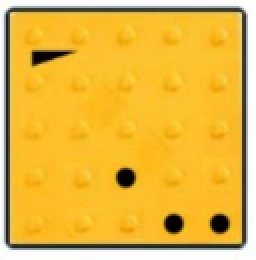
#> input picture test.png, 128 x 130 px (shown 2 times larger)
$ python sample.py test.png
#> lines starting #> are read from the running program, lines starting #| are printed output that depends on the picture; after the words box and inside, x2 and y2 are one past the last pixel; in counts of white or black regions, pixels touching at a corner belong together
import cv2
import numpy as np
import sys
import json


# グレースケール画像を読み込む
def load_image(image_path):
    image = cv2.imread(image_path, cv2.IMREAD_GRAYSCALE)
    if image is None:
        raise ValueError(f"Failed to load image: {image_path}")
    return image


# 画像のシャープニングを行う
def sharpen_image(image):
    kernel = np.array([[0, -1, 0], [-1, 5, -1], [0, -1, 0]])
    sharpened = cv2.filter2D(image, -1, kernel)
    return sharpened


# 点字ブロックの外枠を検出
def detect_outer_rectangle(image):
    _, thresh = cv2.threshold(image, 127, 255, cv2.THRESH_BINARY)
    contours, _ = cv2.findContours(thresh, cv2.RETR_TREE, cv2.CHAIN_APPROX_SIMPLE)
    if len(contours) < 1:
        raise ValueError("Not enough contours found")
    contours = sorted(contours, key=cv2.contourArea, reverse=True)
    for cnt in contours:
        epsilon = 0.02 * cv2.arcLength(cnt, True)
        approx = cv2.approxPolyDP(cnt, epsilon, True)
        if len(approx) == 4:
            return approx.reshape(-1, 2)
    raise ValueError("No rectangle detected")


# 射影変換で画像を正方形に補正
def rectify_perspective(image, points):
    # 頂点を左上、右上、右下、左下の順序に並べ替える
    rect = np.zeros((4, 2), dtype="float32")

    s = points.sum(axis=1)
    rect[0] = points[np.argmin(s)]
    rect[2] = points[np.argmax(s)]

    diff = np.diff(points, axis=1)
    rect[1] = points[np.argmin(diff)]
    rect[3] = points[np.argmax(diff)]

    side_length = max(
        np.linalg.norm(rect[0] - rect[1]),
        np.linalg.norm(rect[1] - rect[2]),
        np.linalg.norm(rect[2] - rect[3]),
        np.linalg.norm(rect[3] - rect[0]),
    )
    dst = np.array(
        [
            [0, 0],
            [side_length - 1, 0],
            [side_length - 1, side_length - 1],
            [0, side_length - 1],
        ],
        dtype="float32",
    )

    M = cv2.getPerspectiveTransform(rect, dst)
    rectified_image = cv2.warpPerspective(
        image, M, (int(side_length), int(side_length))
    )
    return rectified_image


# 三角形の検出
def detect_triangle(image):
    _, thresh = cv2.threshold(image, 127, 255, cv2.THRESH_BINARY_INV)
    contours, _ = cv2.findContours(thresh, cv2.RETR_TREE, cv2.CHAIN_APPROX_SIMPLE)
    triangles = []
    for cnt in contours:
        epsilon = 0.04 * cv2.arcLength(cnt, True)
        approx = cv2.approxPolyDP(cnt, epsilon, True)
        if len(approx) == 3:
            triangles.append((cv2.contourArea(cnt), approx.reshape(-1, 2)))
    if triangles:
        triangles.sort(reverse=True, key=lambda x: x[0])  # 面積でソート
        return triangles[0][1]  # 最大の三角形を返す
    return None


# 三角形の方向を決定
def determine_direction(triangle_coords, image_shape):
    centroid = triangle_coords.mean(axis=0)
    mid_x = image_shape[1] / 2
    mid_y = image_shape[0] / 2
    if centroid[0] < mid_x and centroid[1] < mid_y:
        return 0
    elif centroid[0] < mid_x and centroid[1] > mid_y:
        return 1
    elif centroid[0] > mid_x and centroid[1] > mid_y:
        return 2
    elif centroid[0] > mid_x and centroid[1] < mid_y:
        return 3
    else:
        return None


# 画像と三角形の座標を回転
def rotate_image_and_coords(image, coords, direction):
    (h, w) = image.shape[:2]
    center = (w // 2, h // 2)

    if direction == 1:
        M = cv2.getRotationMatrix2D(center, -90, 1.0)
    elif direction == 2:
        M = cv2.getRotationMatrix2D(center, -180, 1.0)
    elif direction == 3:
        M = cv2.getRotationMatrix2D(center, 90, 1.0)
    else:
        return image, coords

    rotated_image = cv2.warpAffine(image, M, (w, h))
    coords = np.hstack([coords, np.ones((coords.shape[0], 1))]).dot(M.T)
    coords = coords[:, :2].astype(int)
    return rotated_image, coords


# 内枠の平均輝度を計算
def calculate_inner_rectangle_mean_intensity(image):
    mask = np.ones_like(image, dtype=np.uint8) * 255  # 全て白で初期化
    mask[image < 127] = 0  # 黒を設定
    mean_intensity = np.mean(image[mask == 255])
    return mean_intensity


# 三角形の領域をマスク
def mask_triangle_area(image, triangle_coords, background_color):
    mask = np.zeros_like(image)
    cv2.drawContours(mask, [triangle_coords], -1, 255, thickness=cv2.FILLED)
    if background_color == "white":
        image[mask == 255] = 255
    else:
        image[mask == 255] = 0
    return image


# グリッドの解析
def analyze_grid(image, grid_size=5):
    h, w = image.shape[:2]
    step_x = w // grid_size
    step_y = h // grid_size
    grid_data = []
    for i in range(grid_size):
        row_data = []
        for j in range(grid_size):
            tl_x = j * step_x
            tl_y = i * step_y
            br_x = tl_x + step_x
            br_y = tl_y + step_y
            cell = image[tl_y:br_y, tl_x:br_x]
            ratio = np.sum(cell < 127) / cell.size
            row_data.append(ratio)
        grid_data.append(row_data)
    return grid_data


# 点字ブロックの番号を計算
def classify_cells(grid_data, threshold=0.1):
    classified_data = []
    for row in grid_data:
        classified_row = []
        for ratio in row:
            if ratio >= threshold:
                classified_row.append(1)
            else:
                classified_row.append(0)
        classified_data.append(classified_row)
    return classified_data


# メイン処理
def main(image_path):
    image = load_image(image_path)
#> in load_image, `image = cv2.imread(image_path, cv2.IMREAD_GRAYSCALE)`:
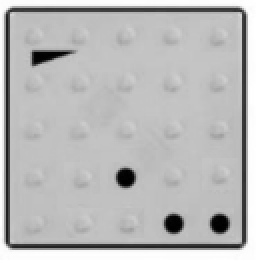
#> image: shape (130, 128) (shown 2 times larger); min 0, max 255, mean 185

    # 画像のシャープニング
    sharpened_image = sharpen_image(image)
#> in sharpen_image, `sharpened = cv2.filter2D(image, -1, kernel)`:
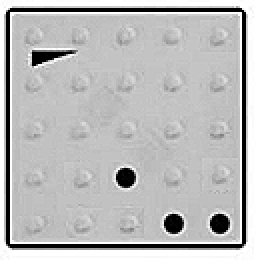
#> sharpened: shape (130, 128) (shown 2 times larger); min 0, max 255, mean 185.9

    outer_rectangle = detect_outer_rectangle(sharpened_image)
#> in detect_outer_rectangle, `_, thresh = cv2.threshold(image, 127, 255, cv2.THRESH_BINARY)`:
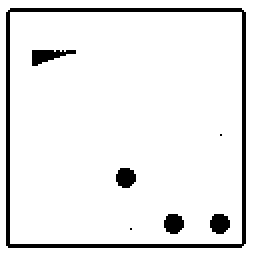
#> thresh: shape (130, 128) (shown 2 times larger); 92.3% white; black in thin lines or dots, all inside (x1, y1, x2, y2) = (3, 4, 123, 124)
#> in detect_outer_rectangle, `contours, _ = cv2.findContours(thresh, cv2.RETR_TREE, cv2.CHAIN_APPROX..`: contours = 9 contours, 2 with area under 20; largest, box (x1, y1, x2, y2) and area: (0, 0, 128, 130) 16383, (2, 3, 124, 125) 14626, (5, 6, 121, 122) 13225, (15, 24, 39, 34) 125, (104, 106, 116, 118) 94, (81, 106, 93, 118) 94, (57, 83, 69, 95) 94
#> the loop in detect_outer_rectangle, `for cnt in contours:` made 1 pass
#> (epsilon, approx) on pass 1: (10.24, [[0, 0], [0, 129], [127, 129], [127, 0]])
#> outer_rectangle = [[0, 0], [0, 129], [127, 129], [127, 0]]
    if outer_rectangle is None:
        raise ValueError("No outer rectangle detected in the image.")

    # トリミングして射影変換で補正
    rectified_image = rectify_perspective(sharpened_image, outer_rectangle)
#> in rectify_perspective, `s = points.sum(axis=1)`: s = [0, 129, 256, 127]
#> in rectify_perspective, `diff = np.diff(points, axis=1)`: diff = [0, 129, 2, -127]

    # 内枠の平均輝度を計算
    mean_intensity = calculate_inner_rectangle_mean_intensity(rectified_image)
#> in calculate_inner_rectangle_mean_intensity, `mean_intensity = np.mean(image[mask == 255])`: mean_intensity = 200.5
#> mean_intensity = 200.5
    background_color = "white" if mean_intensity > 127 else "black"
#> background_color = 'white'

    triangle_coords = detect_triangle(rectified_image)
#> in detect_triangle, `_, thresh = cv2.threshold(image, 127, 255, cv2.THRESH_BINARY_INV)`:
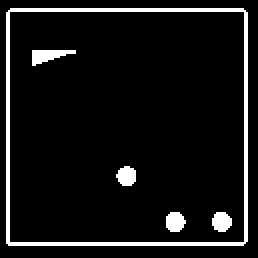
#> thresh: shape (129, 129) (shown 2 times larger); 7.6% white in thin lines or dots, all inside (x1, y1, x2, y2) = (3, 4, 124, 123)
#> in detect_triangle, `contours, _ = cv2.findContours(thresh, cv2.RETR_TREE, cv2.CHAIN_APPROX..`: contours = 6 contours; box (x1, y1, x2, y2) and area: (3, 4, 124, 123) 14154, (4, 5, 123, 122) 13686, (16, 25, 38, 33) 75, (83, 106, 93, 116) 66, (106, 106, 116, 116) 65, (58, 83, 68, 93) 64
#> the loop in detect_triangle, `for cnt in contours:` made 6 passes
#> (epsilon, approx) on passes 1, 2, 6: (18.88, [[5, 4], [3, 121], [121, 122], [123, 6]]), (18.63, [[4, 6], [121, 5], [122, 120], [5, 121]]), (2.1, [[16, 32], [37, 25], [16, 25]])
#> epsilon on passes 3 to 5: 1.21, 1.21, 1.21
#> after the loop in detect_triangle, `for cnt in contours:`: triangles = [(75, [[16, 32], [37, 25], [16, 25]])]
#> triangle_coords = [[16, 32], [37, 25], [16, 25]]
    if triangle_coords is None:
        raise ValueError("No triangle detected in the image.")

    direction = determine_direction(triangle_coords, rectified_image.shape)
#> in determine_direction, `centroid = triangle_coords.mean(axis=0)`: centroid = [23, 27.33]
#> direction = 0
    rotated_image, triangle_coords_rotated = rotate_image_and_coords(
        rectified_image, triangle_coords, direction
    )
#> triangle_coords_rotated = [[16, 32], [37, 25], [16, 25]]

    # 三角形の領域をマスク
    image_masked = mask_triangle_area(
        rotated_image, triangle_coords_rotated, background_color
    )
#> in mask_triangle_area, `cv2.drawContours(mask, [triangle_coords], -1, 255, thickness=cv2.FILLED)`:
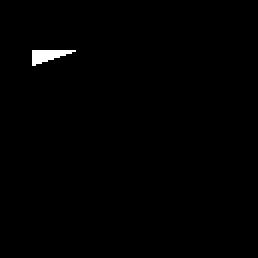
#> mask: shape (129, 129) (shown 2 times larger); 0.59% white; 1 white region, box (x1, y1, x2, y2) and area: (16, 25, 38, 33) 99
#> in mask_triangle_area, `image[mask == 255] = 255`:
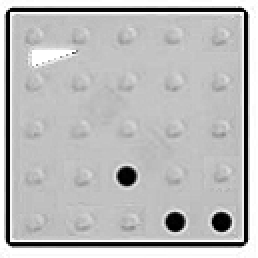
#> image: shape (129, 129) (shown 2 times larger); min 0, max 255, mean 187.2

    grid_data = analyze_grid(image_masked)
#> after the loop in analyze_grid, `for i in range(grid_size):`: grid_data = [[0.126, 0.08, 0.08, 0.08, 0.133], [0.08, 0.0032, 0, 0, 0.08], [0.08, 0, 0, 0, 0.08], [0.08, 0, 0.125, 0, 0.08], [0.136, 0.08, 0.08, 0.208, 0.266]]
    classified_cells = classify_cells(grid_data)
#> the loop in classify_cells, `for row in grid_data:` made 5 passes
#> after the loop in classify_cells, `for row in grid_data:`: classified_data = [[1, 0, 0, 0, 1], [0, 0, 0, 0, 0], [0, 0, 0, 0, 0], [0, 0, 1, 0, 0], [1, 0, 0, 1, 1]]
#> classified_cells has the same summary as classified_data in classify_cells

    NUMBERS_SEQUENCE = [
        [16777216, 8388608, 4194304, 2097152, 1048576],
        [524288, 262144, 131072, 65536, 32768],
        [16384, 8192, 4096, 2048, 1024],
        [512, 256, 128, 64, 32],
        [16, 8, 4, 2, 1],
    ]

    result_numbers = []
    for i in range(5):
        for j in range(5):
            if classified_cells[i][j] == 1:
                result_numbers.append(NUMBERS_SEQUENCE[i][j])
    sum_result = sum(result_numbers)

    return classified_cells, sum_result, direction


if __name__ == "__main__":
    if len(sys.argv) != 2 or not (
        sys.argv[1].endswith(".jpg") or sys.argv[1].endswith(".png")
    ):
        print("Usage: python detect_tactile_blocks.py <filename.jpg or filename.png>")
        sys.exit(1)

    image_path = sys.argv[1]
    try:
        classified_cells, sum_result, direction = main(image_path)
#> classified_cells has the same summary as classified_data in classify_cells; sum_result = 17825939; direction = 0
        print("Classified Cells:", json.dumps(classified_cells))
#| Classified Cells: [[1, 0, 0, 0, 1], [0, 0, 0, 0, 0], [0, 0, 0, 0, 0], [0, 0, 1, 0, 0], [1, 0, 0, 1, 1]]
        print("Sum:", sum_result)
#| Sum: 17825939
        print("Direction:", direction)
#| Direction: 0
    except Exception as e:
        print(str(e))
        sys.exit(1)

$ run again, on 521-1.png
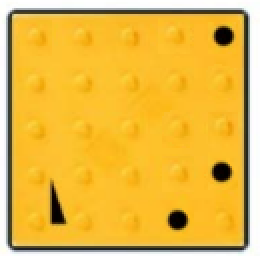
#> input picture 521-1.png, 130 x 128 px (shown 2 times larger)
#> in detect_outer_rectangle, `_, thresh = cv2.threshold(image, 127, 255, cv2.THRESH_BINARY)`:
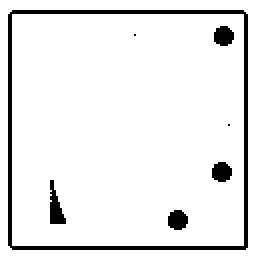
#> thresh: shape (128, 130) (shown 2 times larger); 92.3% white; black in thin lines or dots, all inside (x1, y1, x2, y2) = (4, 5, 124, 125)
#> in detect_outer_rectangle, `contours, _ = cv2.findContours(thresh, cv2.RETR_TREE, cv2.CHAIN_APPROX..`: contours = 9 contours, 2 with area under 20; largest, box (x1, y1, x2, y2) and area: (0, 0, 130, 128) 16383, (3, 4, 125, 126) 14626, (6, 7, 122, 123) 13225, (24, 89, 34, 113) 125, (83, 104, 95, 116) 94, (105, 80, 117, 92) 94, (106, 12, 118, 24) 94
#> the loop in detect_outer_rectangle, `for cnt in contours:` made 1 pass
#> (epsilon, approx) on pass 1: (10.24, [[0, 0], [0, 127], [129, 127], [129, 0]])
#> outer_rectangle = [[0, 0], [0, 127], [129, 127], [129, 0]]
#> s = [0, 127, 256, 129]
#> diff = [0, 127, -2, -129]
#> in calculate_inner_rectangle_mean_intensity, `mean_intensity = np.mean(image[mask == 255])`: mean_intensity = 200.5
#> background_color = 'white'
#> in detect_triangle, `contours, _ = cv2.findContours(thresh, cv2.RETR_TREE, cv2.CHAIN_APPROX..`: contours = 6 contours; box (x1, y1, x2, y2) and area: (4, 5, 123, 126) 14154, (5, 6, 122, 125) 13686, (25, 91, 33, 113) 75, (105, 82, 115, 92) 67, (83, 106, 93, 116) 66, (106, 13, 116, 23) 65
#> the loop in detect_triangle, `for cnt in contours:` made 6 passes
#> (epsilon, approx) on passes 1, 2, 4: (18.88, [[6, 5], [4, 123], [121, 125], [122, 7]]), (18.63, [[6, 6], [121, 7], [120, 124], [5, 123]]), (2.1, [[25, 91], [25, 112], [32, 112]])
#> after the loop in detect_triangle, `for cnt in contours:`: triangles = [(75, [[25, 91], [25, 112], [32, 112]])]
#> triangle_coords = [[25, 91], [25, 112], [32, 112]]
#> centroid = [27.33, 105]
#> in main, `direction = determine_direction(triangle_coords, rectified_image.shape)`: direction = 1
#> M = [[6.12e-17, -1, 128], [1, 6.12e-17, -7.11e-15]]
#> in rotate_image_and_coords, `rotated_image = cv2.warpAffine(image, M, (w, h))`:
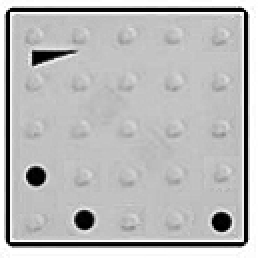
#> rotated_image: shape (129, 129) (shown 2 times larger); min 0, max 255, mean 185.9
#> coords = [[37, 25], [16, 25], [16, 32]]
#> mask: shape (129, 129); 0.59% white; 1 white region, box (x1, y1, x2, y2) and area: (16, 25, 38, 33) 99
#> after the loop in analyze_grid, `for i in range(grid_size):`: grid_data = [[0.126, 0.08, 0.08, 0.08, 0.133], [0.08, 0.0032, 0, 0, 0.08], [0.08, 0, 0, 0, 0.08], [0.208, 0, 0, 0, 0.08], [0.136, 0.21, 0.08, 0.08, 0.266]]
#> the loop in classify_cells, `for row in grid_data:` made 5 passes
#> after the loop in classify_cells, `for row in grid_data:`: classified_data = [[1, 0, 0, 0, 1], [0, 0, 0, 0, 0], [0, 0, 0, 0, 0], [1, 0, 0, 0, 0], [1, 1, 0, 0, 1]]
#> in main, `classified_cells = classify_cells(grid_data)`: classified_cells has the same summary as classified_data in classify_cells
#> `classified_cells, sum_result, direction = main(image_path)`: classified_cells has the same summary as classified_data in classify_cells; sum_result = 17826329; direction = 1
#| Classified Cells: [[1, 0, 0, 0, 1], [0, 0, 0, 0, 0], [0, 0, 0, 0, 0], [1, 0, 0, 0, 0], [1, 1, 0, 0, 1]]
#| Sum: 17826329
#| Direction: 1

$ run again, on 521-2.png
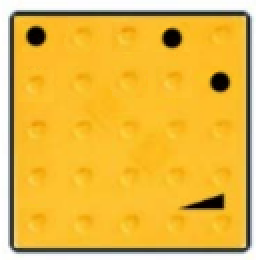
#> input picture 521-2.png, 128 x 130 px (shown 2 times larger)
#> in detect_outer_rectangle, `_, thresh = cv2.threshold(image, 127, 255, cv2.THRESH_BINARY)`:
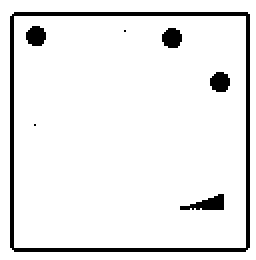
#> thresh: shape (130, 128) (shown 2 times larger); 92.3% white; black in thin lines or dots, all inside (x1, y1, x2, y2) = (5, 6, 125, 126)
#> in detect_outer_rectangle, `contours, _ = cv2.findContours(thresh, cv2.RETR_TREE, cv2.CHAIN_APPROX..`: contours = 9 contours, 2 with area under 20; largest, box (x1, y1, x2, y2) and area: (0, 0, 128, 130) 16383, (4, 5, 126, 127) 14626, (7, 8, 123, 124) 13225, (89, 96, 113, 106) 125, (104, 35, 116, 47) 94, (80, 13, 92, 25) 94, (12, 12, 24, 24) 94
#> the loop in detect_outer_rectangle, `for cnt in contours:` made 1 pass
#> (epsilon, approx) on pass 1: (10.24, [[0, 0], [0, 129], [127, 129], [127, 0]])
#> outer_rectangle = [[0, 0], [0, 129], [127, 129], [127, 0]]
#> s = [0, 129, 256, 127]
#> diff = [0, 129, 2, -127]
#> in calculate_inner_rectangle_mean_intensity, `mean_intensity = np.mean(image[mask == 255])`: mean_intensity = 200.5
#> background_color = 'white'
#> in detect_triangle, `contours, _ = cv2.findContours(thresh, cv2.RETR_TREE, cv2.CHAIN_APPROX..`: contours = 6 contours; box (x1, y1, x2, y2) and area: (5, 6, 126, 125) 14154, (6, 7, 125, 124) 13686, (91, 96, 113, 104) 75, (82, 14, 92, 24) 67, (106, 36, 116, 46) 66, (13, 13, 23, 23) 65
#> the loop in detect_triangle, `for cnt in contours:` made 6 passes
#> (epsilon, approx) on passes 1 to 3: (18.88, [[7, 6], [5, 122], [123, 124], [125, 7]]), (18.63, [[6, 8], [123, 7], [124, 122], [7, 123]]), (2.1, [[112, 96], [91, 103], [112, 103]])
#> after the loop in detect_triangle, `for cnt in contours:`: triangles = [(75, [[112, 96], [91, 103], [112, 103]])]
#> triangle_coords = [[112, 96], [91, 103], [112, 103]]
#> centroid = [105, 100.7]
#> in main, `direction = determine_direction(triangle_coords, rectified_image.shape)`: direction = 2
#> M = [[-1, -1.22e-16, 128], [1.22e-16, -1, 128]]
#> in rotate_image_and_coords, `rotated_image = cv2.warpAffine(image, M, (w, h))`:
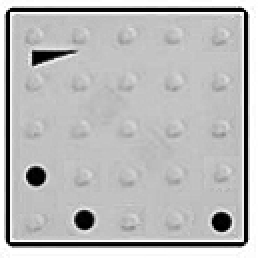
#> rotated_image: shape (129, 129) (shown 2 times larger); min 0, max 255, mean 185.9
#> in rotate_image_and_coords, `coords = np.hstack([coords, np.ones((coords.shape[0], 1))]).dot(M.T)`: coords = [[16, 32], [37, 25], [16, 25]]
#> in rotate_image_and_coords, `coords = coords[:, :2].astype(int)`: coords = [[15, 32], [36, 25], [15, 25]]
#> mask: shape (129, 129); 0.59% white; 1 white region, box (x1, y1, x2, y2) and area: (15, 25, 37, 33) 99
#> after the loop in analyze_grid, `for i in range(grid_size):`: grid_data = [[0.126, 0.08, 0.08, 0.08, 0.133], [0.0848, 0.0112, 0, 0, 0.08], [0.08, 0, 0, 0, 0.08], [0.208, 0, 0, 0, 0.08], [0.136, 0.21, 0.08, 0.08, 0.266]]
#> the loop in classify_cells, `for row in grid_data:` made 5 passes
#> after the loop in classify_cells, `for row in grid_data:`: classified_data = [[1, 0, 0, 0, 1], [0, 0, 0, 0, 0], [0, 0, 0, 0, 0], [1, 0, 0, 0, 0], [1, 1, 0, 0, 1]]
#> in main, `classified_cells = classify_cells(grid_data)`: classified_cells has the same summary as classified_data in classify_cells
#> `classified_cells, sum_result, direction = main(image_path)`: classified_cells has the same summary as classified_data in classify_cells; sum_result = 17826329; direction = 2
#| Classified Cells: [[1, 0, 0, 0, 1], [0, 0, 0, 0, 0], [0, 0, 0, 0, 0], [1, 0, 0, 0, 0], [1, 1, 0, 0, 1]]
#| Sum: 17826329
#| Direction: 2

$ run again, on 521-3.png
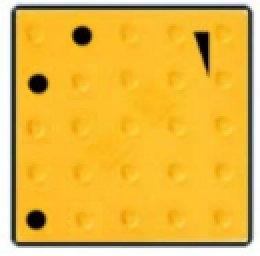
#> input picture 521-3.png, 130 x 128 px (shown 2 times larger)
#> in detect_outer_rectangle, `_, thresh = cv2.threshold(image, 127, 255, cv2.THRESH_BINARY)`:
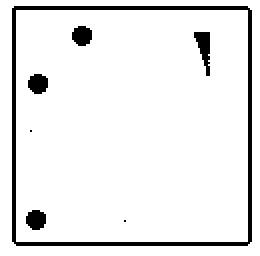
#> thresh: shape (128, 130) (shown 2 times larger); 92.3% white; black in thin lines or dots, all inside (x1, y1, x2, y2) = (6, 3, 126, 123)
#> in detect_outer_rectangle, `contours, _ = cv2.findContours(thresh, cv2.RETR_TREE, cv2.CHAIN_APPROX..`: contours = 9 contours, 2 with area under 20; largest, box (x1, y1, x2, y2) and area: (0, 0, 130, 128) 16383, (5, 2, 127, 124) 14626, (8, 5, 124, 121) 13225, (96, 15, 106, 39) 125, (12, 104, 24, 116) 94, (13, 36, 25, 48) 94, (35, 12, 47, 24) 94
#> the loop in detect_outer_rectangle, `for cnt in contours:` made 1 pass
#> (epsilon, approx) on pass 1: (10.24, [[0, 0], [0, 127], [129, 127], [129, 0]])
#> outer_rectangle = [[0, 0], [0, 127], [129, 127], [129, 0]]
#> s = [0, 127, 256, 129]
#> diff = [0, 127, -2, -129]
#> in calculate_inner_rectangle_mean_intensity, `mean_intensity = np.mean(image[mask == 255])`: mean_intensity = 200.5
#> background_color = 'white'
#> in detect_triangle, `contours, _ = cv2.findContours(thresh, cv2.RETR_TREE, cv2.CHAIN_APPROX..`: contours = 6 contours; box (x1, y1, x2, y2) and area: (6, 3, 125, 124) 14154, (7, 4, 124, 123) 13686, (96, 16, 104, 38) 75, (14, 37, 24, 47) 67, (36, 13, 46, 23) 66, (13, 106, 23, 116) 65
#> the loop in detect_triangle, `for cnt in contours:` made 6 passes
#> (epsilon, approx) on passes 1, 2, 5: (18.88, [[7, 3], [6, 121], [122, 123], [124, 5]]), (18.63, [[8, 4], [123, 5], [122, 122], [7, 121]]), (2.1, [[96, 16], [103, 37], [103, 16]])
#> after the loop in detect_triangle, `for cnt in contours:`: triangles = [(75, [[96, 16], [103, 37], [103, 16]])]
#> triangle_coords = [[96, 16], [103, 37], [103, 16]]
#> centroid = [100.7, 23]
#> in main, `direction = determine_direction(triangle_coords, rectified_image.shape)`: direction = 3
#> M = [[6.12e-17, 1, -7.11e-15], [-1, 6.12e-17, 128]]
#> in rotate_image_and_coords, `rotated_image = cv2.warpAffine(image, M, (w, h))`:
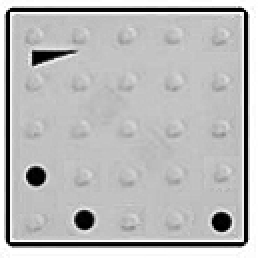
#> rotated_image: shape (129, 129) (shown 2 times larger); min 0, max 255, mean 185.9
#> coords = [[16, 32], [37, 25], [16, 25]]
#> mask: shape (129, 129); 0.59% white; 1 white region, box (x1, y1, x2, y2) and area: (16, 25, 38, 33) 99
#> after the loop in analyze_grid, `for i in range(grid_size):`: grid_data = [[0.126, 0.08, 0.08, 0.08, 0.133], [0.08, 0.0032, 0, 0, 0.08], [0.08, 0, 0, 0, 0.08], [0.208, 0, 0, 0, 0.08], [0.136, 0.21, 0.08, 0.08, 0.266]]
#> the loop in classify_cells, `for row in grid_data:` made 5 passes
#> after the loop in classify_cells, `for row in grid_data:`: classified_data = [[1, 0, 0, 0, 1], [0, 0, 0, 0, 0], [0, 0, 0, 0, 0], [1, 0, 0, 0, 0], [1, 1, 0, 0, 1]]
#> in main, `classified_cells = classify_cells(grid_data)`: classified_cells has the same summary as classified_data in classify_cells
#> `classified_cells, sum_result, direction = main(image_path)`: classified_cells has the same summary as classified_data in classify_cells; sum_result = 17826329; direction = 3
#| Classified Cells: [[1, 0, 0, 0, 1], [0, 0, 0, 0, 0], [0, 0, 0, 0, 0], [1, 0, 0, 0, 0], [1, 1, 0, 0, 1]]
#| Sum: 17826329
#| Direction: 3
